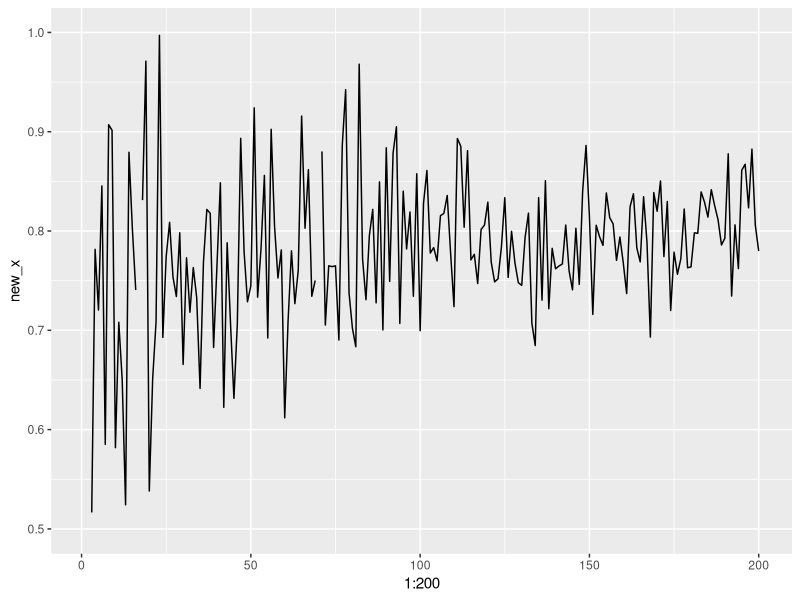

This figure's R source:
f<- function(x)
{
  
  total_num <- 0
  for(i in 1:length(x))
  {
    total_num <- total_num + x[i]
  }
  mean_value <- total_num / length(x)
  print(mean_value)
  total_num <- 0
  for(i in 1:length(x))
  {

    total_num <- (total_num + abs(x[i] - mean_value)) 
  }
  return(total_num/ length(x))
}


f(1:5)
f(c(7,2,2,1,-4))


#visualize 
new_x <- c()
for (i in 1:200) {
  new_x[i] <- f(rnorm(i))
}
library(ggplot2)
qplot(x=1:200, y=new_x, geom = "line", ylim = c(0.5,1))

#question 2

hilbert <- function(i,j)
{

  mat <- matrix(c(0), nrow = i, ncol = j)
  
  for (i in 1:i) 
  {
    for (j in 1:j) {
      mat[i,j] <- (1 / (i + j - 1))
    }
  }
  mat
}


h<- hilbert(5,5)

Ht <- det(t(h) %*% h)
Ht

#testhat part will not implemented

#question

